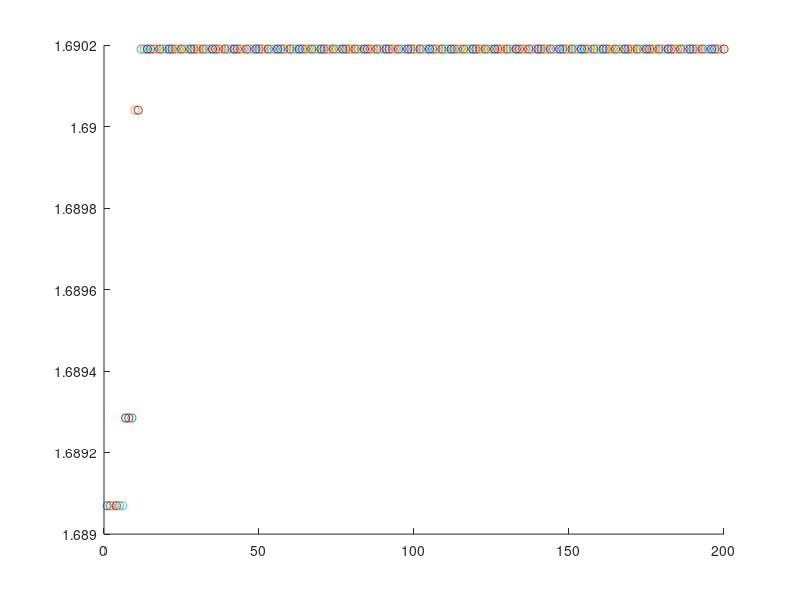

Here is the MATLAB script that generated this plot:
%Evolutionary Algorithm Example
% Dr. David Mueller
% Computational Intelligence - Fall 2017
%
% METHODS:
%   * Representation: Binary
%   * Selection: Elitist, Rank Selection
%   * Mating/Variation: Single Point Binary Crossover

%initialize parameters
pop = 200;
gen = 200;
precision = 8;
parents = pop/2;

%generate random initial population
candidate.binx = rand(pop,precision)>0.5;                   %generate binary representation
candidate.x = 10*(bi2de(candidate.binx)/(2^precision-1))-5; %convert binary representation to real [-5,5]
candidate.biny = rand(pop,precision)>0.5;
candidate.y = 10*(bi2de(candidate.biny)/(2^precision-1))-5;

figure; hold on;

for i = 1:gen 
   %evaluate objective/fitness
   for j = 1:pop
       candidate.fit(j) = exp(-((candidate.x(j)-3)^2+(candidate.y(j)-3)^2)/5) + 0.8*exp(-(candidate.x(j)^2+(candidate.y(j)+3)^2)/5) + 0.2*(cos(candidate.x(j)*pi/2)+cos(candidate.y(j)*pi/2)) + 0.5; 
   end
   
   %select parents - method here is rank selection; purely elitist
   [~,I] = sort(candidate.fit,'descend');
   newcand.binx(1:parents,:) = candidate.binx(I(1:parents),:);
   newcand.biny(1:parents,:) = candidate.biny(I(1:parents),:);
   
   scatter(i,candidate.fit(I(1)));
   drawnow
   
   %create offspring - method is elitist, create 2 offspring from top 100
   % parents (#1 mates with #51, #2 with #52, etc.)
   for j = 1:parents/2
       crosspoint = randi([1 precision],1,1); %single point crossover
       newcand.binx(parents+2*j-1,:) = [newcand.binx(j,1:crosspoint),newcand.binx(j+parents/2,crosspoint+1:precision)];
       newcand.binx(parents+2*j,:) = [newcand.binx(j+parents/2,1:crosspoint),newcand.binx(j,crosspoint+1:precision)];
       crosspoint = randi([1 precision],1,1);
       newcand.biny(parents+2*j-1,:) = [newcand.biny(j,1:crosspoint),newcand.biny(j+parents/2,crosspoint+1:precision)];
       newcand.biny(parents+2*j,:) = [newcand.biny(j+parents/2,1:crosspoint),newcand.biny(j,crosspoint+1:precision)];
   end
   
   %convert children to real values [-5,5]
   newcand.x = 10*(bi2de(newcand.binx)/(2^precision-1))-5;
   newcand.y = 10*(bi2de(newcand.biny)/(2^precision-1))-5;
   
   %copy selected parents and new children to candidate population
   candidate = newcand;
end